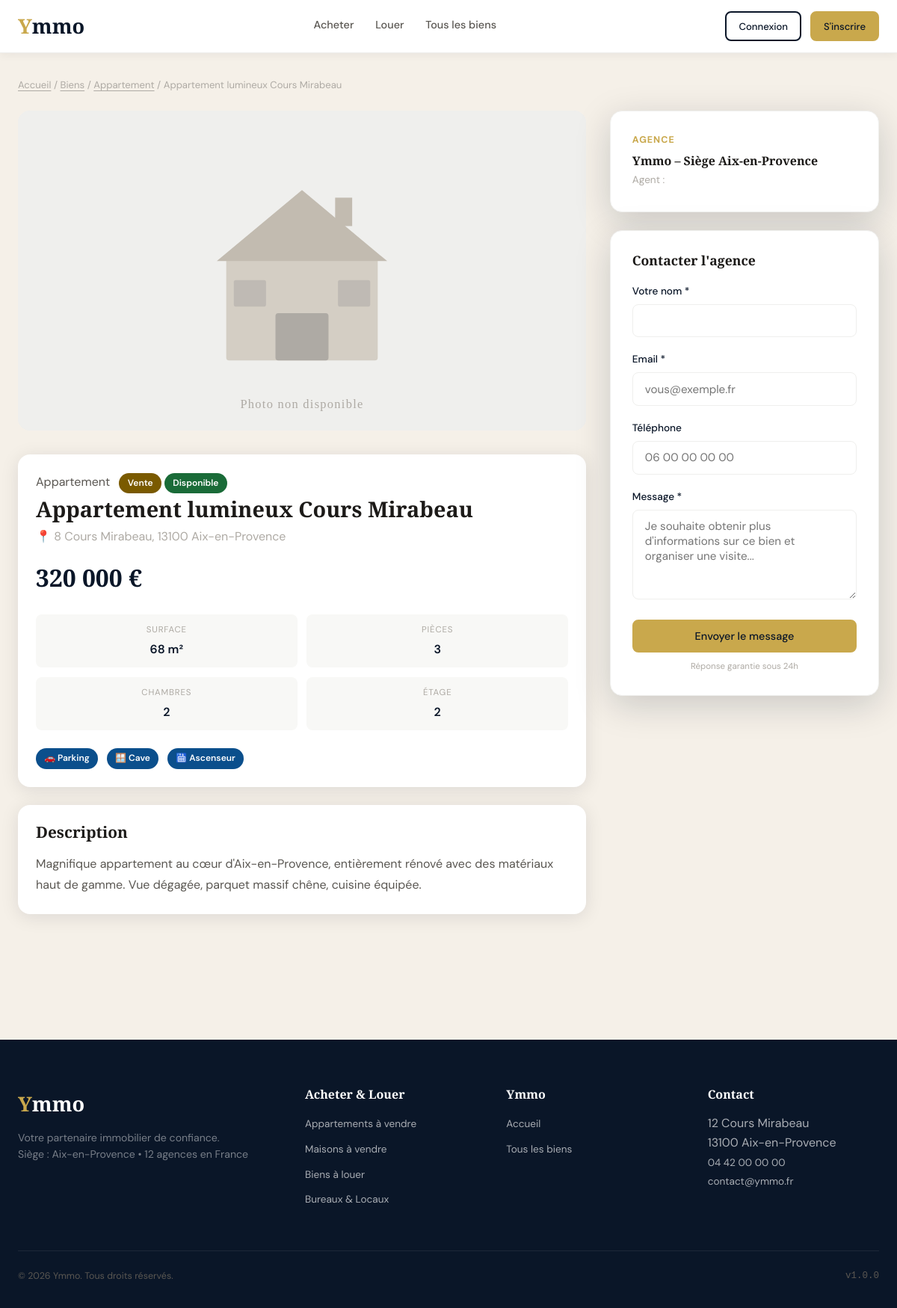
The app's page /bien-detail.php?id=1 with its own data.
### tables this page shows
CREATE TABLE `biens` (
  `id`            INT UNSIGNED AUTO_INCREMENT PRIMARY KEY,
  `titre`         VARCHAR(200) NOT NULL,
  `description`   TEXT         NOT NULL,
  `type`          ENUM('appartement','maison','bureau','local','terrain','autre') NOT NULL,
  `statut`        ENUM('disponible','vendu','loue','archive') NOT NULL DEFAULT 'disponible',
  `operation`     ENUM('vente','location') NOT NULL DEFAULT 'vente',
  `prix`          DECIMAL(12,2) NOT NULL,
  `surface`       DECIMAL(8,2)  NOT NULL,
  `pieces`        TINYINT UNSIGNED NOT NULL DEFAULT 1,
  `chambres`      TINYINT UNSIGNED NOT NULL DEFAULT 0,
  `etage`         TINYINT NULL,
  `adresse`       VARCHAR(255) NOT NULL,
  `ville`         VARCHAR(100) NOT NULL,
  `cp`            VARCHAR(10)  NOT NULL,
  `latitude`      DECIMAL(10,7) NULL,
  `longitude`     DECIMAL(10,7) NULL,
  `agence_id`     INT UNSIGNED NOT NULL,
  `agent_id`      INT UNSIGNED NOT NULL,
  `options`       JSON NULL COMMENT 'Parkings, cave, terrasse, etc.',
  `created_at`    DATETIME DEFAULT CURRENT_TIMESTAMP,
  `updated_at`    DATETIME DEFAULT CURRENT_TIMESTAMP ON UPDATE CURRENT_TIMESTAMP,
  FOREIGN KEY (`agence_id`) REFERENCES `agences`(`id`),
  FOREIGN KEY (`agent_id`)  REFERENCES `users`(`id`)
);

CREATE TABLE `agences` (
  `id`        INT UNSIGNED AUTO_INCREMENT PRIMARY KEY,
  `nom`       VARCHAR(100) NOT NULL,
  `adresse`   VARCHAR(255) NOT NULL,
  `ville`     VARCHAR(100) NOT NULL,
  `cp`        VARCHAR(10)  NOT NULL,
  `telephone` VARCHAR(20)  NOT NULL,
  `email`     VARCHAR(150) NOT NULL,
  `created_at` DATETIME DEFAULT CURRENT_TIMESTAMP
);

### config/database.php (called while the page is built, shortened)
<?php
class Database
{
    private static ?PDO $instance = null;
    public static function getInstance(): PDO
    {
        if (self::$instance === null) {
            try {
                $dsn = sprintf(
                    'mysql:host=%s;dbname=%s;charset=%s',
                    DB_HOST, DB_NAME, DB_CHARSET
                );
                self::$instance = new PDO($dsn, DB_USER, DB_PASS, [
                    PDO::ATTR_ERRMODE            => PDO::ERRMODE_EXCEPTION,
                    PDO::ATTR_DEFAULT_FETCH_MODE => PDO::FETCH_ASSOC,
                    PDO::ATTR_EMULATE_PREPARES   => false,
                ]);
            } catch (PDOException $e) {
                if (DEBUG_MODE) {
                    die('Erreur de connexion BDD : ' . $e->getMessage());
                } else {
                    die('Erreur de connexion. Veuillez réessayer plus tard.');
                }
            }
        }
        return self::$instance;
    }
    public static function query(string $sql, array $params = []): PDOStatement
    {
        $stmt = self::getInstance()->prepare($sql);
        $stmt->execute($params);
        return $stmt;
    }
    public static function fetchAll(string $sql, array $params = []): array
    {
        return self::query($sql, $params)->fetchAll();
    }
    public static function fetchOne(string $sql, array $params = []): array|false
    {
        return self::query($sql, $params)->fetch();
    }
}

### includes/auth.php (called while the page is built, shortened)
<?php
require_once __DIR__ . '/../config/database.php';
class Auth
{
    public static function isLoggedIn(): bool
    {
        return isset($_SESSION['user']);
    }
    public static function get(string $key): mixed
    {
        return $_SESSION['user'][$key] ?? null;
    }
}

### bien-detail.php (the view, shortened to what this page needs)
<?php
require_once __DIR__ . '/includes/header.php';
$id   = (int)($_GET['id'] ?? 0);
$bien = getBienById($id);
$images    = getImagesBien($id);
$options   = json_decode($bien['options'] ?? '{}', true) ?: [];
$success = false;
?>
<div class="container" style="padding-top:2rem;padding-bottom:4rem;">
  <nav style="font-size:.82rem;color:var(--gray-400);margin-bottom:1.5rem;">
    <a href="index.php">Accueil</a> /
    <a href="biens.php">Biens</a> /
    <a href="biens.php?type=<?= e($bien['type']) ?>"><?= labelType($bien['type']) ?></a> /
    <span><?= e($bien['titre']) ?></span>
  </nav>
  <div class="bien-detail-layout">
    <div>
      <div class="bien-gallery">
        <div class="gallery-main" role="img" aria-label="Photo principale du bien">
          <img loading="lazy" src="<?= imageSrc($images[0]['filename'] ?? null) ?>"
               alt="<?= e($bien['titre']) ?>" id="main-img">
        </div>
      </div>
      <div class="card" style="margin-bottom:1.5rem;">
        <div style="display:flex;justify-content:space-between;align-items:flex-start;flex-wrap:wrap;gap:1rem;margin-bottom:1.5rem;">
          <div>
            <p class="bien-card-type" style="margin-bottom:.3rem;">
              <?= labelType($bien['type']) ?>
              <?php if ($bien['operation']==='location'): ?>
                <span class="badge badge-gold" style="margin-left:.5rem;">Location</span>
              <?php else: ?>
                <span class="badge badge-gold" style="margin-left:.5rem;">Vente</span>
              <?php endif; ?>
              <?= badgeStatut($bien['statut']) ?>
            </p>
            <h1 style="font-size:1.8rem;"><?= e($bien['titre']) ?></h1>
            <p style="color:var(--gray-400);margin-top:.4rem;">
              📍 <?= e($bien['adresse']) ?>, <?= e($bien['cp']) ?> <?= e($bien['ville']) ?>
            </p>
          </div>
          <p style="font-family:var(--font-display);font-size:2rem;font-weight:700;color:var(--navy);white-space:nowrap;">
            <?= formatPrix($bien['prix']) ?>
          </p>
        </div>
        <div class="bien-features-grid">
          <div class="bien-feature">
            <p class="bien-feature-label">Surface</p>
            <p class="bien-feature-value"><?= formatSurface($bien['surface']) ?></p>
          </div>
          <?php if ($bien['pieces']): ?>
          <div class="bien-feature">
            <p class="bien-feature-label">Pièces</p>
            <p class="bien-feature-value"><?= $bien['pieces'] ?></p>
          </div>
          <?php endif; ?>
          <?php if ($bien['chambres']): ?>
          <div class="bien-feature">
            <p class="bien-feature-label">Chambres</p>
            <p class="bien-feature-value"><?= $bien['chambres'] ?></p>
          </div>
          <?php endif; ?>
          <?php if ($bien['etage'] !== null): ?>
          <div class="bien-feature">
            <p class="bien-feature-label">Étage</p>
            <p class="bien-feature-value"><?= $bien['etage'] === 0 ? 'RDC' : $bien['etage'] ?></p>
          </div>
          <?php endif; ?>
        </div>
        <?php if (!empty($options)): ?>
        <div style="display:flex;gap:.75rem;flex-wrap:wrap;margin-top:1rem;">
          <?php if (!empty($options['parking'])): ?><span class="badge badge-info">🚗 Parking</span><?php endif; ?>
          <?php if (!empty($options['cave'])): ?><span class="badge badge-info">🪟 Cave</span><?php endif; ?>
          <?php if (!empty($options['ascenseur'])): ?><span class="badge badge-info">🛗 Ascenseur</span><?php endif; ?>
        </div>
        <?php endif; ?>
      </div>
      <div class="card" style="margin-bottom:1.5rem;">
        <h2 style="font-size:1.3rem;margin-bottom:1rem;">Description</h2>
        <p style="line-height:1.8;"><?= nl2br(e($bien['description'])) ?></p>
      </div>
    </div>
    <div class="bien-card-sticky">
      <div class="bien-contact-card" style="margin-bottom:1.5rem;">
        <p style="font-size:.78rem;font-weight:700;text-transform:uppercase;letter-spacing:.08em;color:var(--gold);margin-bottom:.5rem;">Agence</p>
        <h3 style="font-size:1rem;margin-bottom:.3rem;"><?= e($bien['agence_nom']) ?></h3>
        <p style="font-size:.85rem;color:var(--gray-400);margin-bottom:.2rem;">
          Agent : <strong><?= e($bien['agent_nom']) ?></strong>
        </p>
      </div>
      <div class="bien-contact-card">
        <h3 style="font-size:1.1rem;margin-bottom:1.2rem;">Contacter l'agence</h3>
        <?php if (Auth::isLoggedIn() && (int)Auth::get('id') === (int)$bien['agent_id']): ?>
          <p style="font-size:.85rem;color:var(--gray-400);text-align:center;padding:1rem 0;">
            Vous êtes l'agent responsable de ce bien.
          </p>
        <?php elseif ($success): ?>
          <div class="alert alert-success">✅ Votre message a bien été envoyé ! Nous vous contacterons rapidement.</div>
        <?php else: ?>
          <form method="POST" action="bien-detail.php?id=<?= $id ?>">
            <div class="form-group">
              <label>Votre nom *</label>
              <input type="text" name="nom" required
                     value="<?= $bien ? e(Auth::get('prenom').' '.Auth::get('nom')) : '' ?>"
                     placeholder="Prénom Nom">
            </div>
            <div class="form-group">
              <label>Email *</label>
              <input type="email" name="email" required
                     value="<?= e(Auth::get('email') ?? '') ?>"
                     placeholder="vous@exemple.fr">
            </div>
            <div class="form-group">
              <label>Téléphone</label>
              <input type="tel" name="telephone" placeholder="06 00 00 00 00">
            </div>
            <div class="form-group">
              <label>Message *</label>
              <textarea name="message" required placeholder="Je souhaite obtenir plus d'informations sur ce bien et organiser une visite..."></textarea>
            </div>
            <button type="submit" class="btn btn-primary" style="width:100%;justify-content:center;">Envoyer le message</button>
            <p style="font-size:.72rem;color:var(--gray-400);margin-top:.6rem;text-align:center;">Réponse garantie sous 24h</p>
          </form>
        <?php endif; ?>
      </div>
    </div>
  </div>
</div>
<?php require_once __DIR__ . '/includes/footer.php'; ?>

### includes/functions.php (shortened to what this page needs)
<?php
require_once __DIR__ . '/../config/database.php';
function e(?string $value): string
{
    return htmlspecialchars($value ?? '', ENT_QUOTES | ENT_HTML5, 'UTF-8');
}
function formatPrix(float $prix): string
{
    return number_format($prix, 0, ',', ' ') . ' €';
}
function formatSurface(float $surface): string
{
    return number_format($surface, 0, ',', ' ') . ' m²';
}
function labelType(string $type): string
{
    return match ($type) {
        'appartement' => 'Appartement',
        'maison'      => 'Maison',
        'bureau'      => 'Bureau',
        'local'       => 'Local commercial',
        'terrain'     => 'Terrain',
        default       => 'Autre',
    };
}
function labelStatut(string $statut): string
{
    return match ($statut) {
        'disponible' => 'Disponible',
        'vendu'      => 'Vendu',
        'loue'       => 'Loué',
        'archive'    => 'Archivé',
        default      => $statut,
    };
}
function badgeStatut(string $statut): string
{
    $class = match ($statut) {
        'disponible' => 'badge-success',
        'vendu'      => 'badge-danger',
        'loue'       => 'badge-warning',
        'archive'    => 'badge-secondary',
        default      => 'badge-info',
    };
    return '<span class="badge ' . $class . '">' . labelStatut($statut) . '</span>';
}
function getBienById(int $id): array|false
{
    return Database::fetchOne(
        "SELECT b.*,
                a.nom AS agence_nom, a.telephone AS agence_tel, a.email AS agence_email,
                CONCAT(u.prenom, ' ', u.nom) AS agent_nom,
                u.telephone AS agent_tel, u.email AS agent_email
         FROM biens b
         LEFT JOIN agences a ON a.id = b.agence_id
         LEFT JOIN users   u ON u.id = b.agent_id
         WHERE b.id = :id",
        [':id' => $id]
    );
}
function getImagesBien(int $bienId): array
{
    return Database::fetchAll(
        'SELECT * FROM images_biens WHERE bien_id = :id ORDER BY principale DESC, ordre ASC',
        [':id' => $bienId]
    );
}
function imageSrc(?string $filename): string
{
    return APP_URL . '/assets/images/placeholder.svg';
}

### assets/css/style.css (style rules this page uses)
:root { --navy: #0A1628; --navy-light: #162240; --gold: #C9A84C; --gold-light: #E5C97A; --cream: #F5F0E8; --cream-dark: #EAE4D8; --white: #FFFFFF; --gray-100: #F8F8F6; --gray-200: #EFEFED; --gray-400: #AEAAA4; --gray-700: #5A5752; --text: #1C1A18; --success: #2E7D32; --danger: #C62828; --warning: #E65100; --radius: 8px; --radius-lg: 16px; --shadow: 0 4px 24px rgba(10,22,40,.10); --shadow-lg: 0 12px 48px rgba(10,22,40,.18); --transition: .25s cubic-bezier(.4,0,.2,1); --font-display: 'Cormorant Garamond', Georgia, serif; --font-body: 'DM Sans', system-ui, sans-serif; }
*, *::before, *::after { box-sizing: border-box; margin: 0; padding: 0; }
html { scroll-behavior: smooth; }
body { font-family: var(--font-body); color: var(--text); background: var(--cream); line-height: 1.6; }
img, svg { display: block; max-width: 100%; }
a { color: inherit; text-decoration: none; }
h1,h2,h3,h4 { font-family: var(--font-display); font-weight: 600; line-height: 1.2; }
h1 { font-size: clamp(2.2rem, 5vw, 3.8rem); }
h2 { font-size: clamp(1.6rem, 3.5vw, 2.6rem); }
h3 { font-size: clamp(1.2rem, 2vw, 1.6rem); }
p { color: var(--gray-700); }
.container { max-width: 1260px; margin: 0 auto; padding: 0 1.5rem; }
.btn { display: inline-flex; align-items: center; gap: .45rem; padding: .7rem 1.6rem; border-radius: var(--radius); font-family: var(--font-body); font-size: .9rem; font-weight: 500; border: 2px solid transparent; cursor: pointer; transition: all var(--transition); }
.btn-primary { background: var(--gold); color: var(--navy); border-color: var(--gold); }
.badge { display: inline-block; padding: .25rem .7rem; border-radius: 99px; font-size: .75rem; font-weight: 600; }
.badge-success { background: #E8F5E9; color: var(--success); }
.badge-info { background: #E3F2FD; color: #1565C0; }
.badge-gold { background: var(--gold); color: var(--navy); }
.form-group { margin-bottom: 1.2rem; }
label { display: block; font-size: .85rem; font-weight: 500; margin-bottom: .4rem; color: var(--navy); }
input, select, textarea { width: 100%; padding: .7rem 1rem; border: 1.5px solid var(--gray-200); border-radius: var(--radius); font-family: var(--font-body); font-size: .95rem; color: var(--text); background: var(--white); transition: border-color var(--transition); }
textarea { resize: vertical; min-height: 120px; }
.bien-detail-layout { display: grid; grid-template-columns: 1fr 360px; gap: 2rem; align-items: start; }
.bien-gallery { border-radius: var(--radius-lg); overflow: hidden; margin-bottom: 2rem; }
.gallery-main { aspect-ratio: 16/9; background: var(--gray-200); }
.gallery-main img { width: 100%; height: 100%; object-fit: cover; }
.bien-card-sticky { position: sticky; top: 90px; }
.bien-contact-card { background: var(--white); border-radius: var(--radius-lg); padding: 1.8rem; box-shadow: var(--shadow-lg); border: 1px solid var(--gray-200); }
.bien-features-grid { display: grid; grid-template-columns: repeat(2,1fr); gap: .8rem; margin: 1.5rem 0; }
.bien-feature { background: var(--gray-100); padding: .75rem; border-radius: var(--radius); text-align: center; }
.bien-feature-label { font-size: .72rem; text-transform: uppercase; letter-spacing: .07em; color: var(--gray-400); margin-bottom: .2rem; }
.bien-feature-value { font-size: 1rem; font-weight: 600; color: var(--navy); }
.card { background: var(--white); border-radius: var(--radius-lg); padding: 1.5rem; box-shadow: var(--shadow); }
.main-content a:not(.btn):not(.nav-link):not(.sidebar-link):not(.dropdown-item) { text-decoration: underline; text-underline-offset: 3px; }
.badge-success { background: #1a6b38; color: #fff; }
.badge-gold { background: #7a5a00; color: #fff; }
.badge-info { background: #0b4f8c; color: #fff; }

### records on screen
biens: type "Appartement", titre "Appartement lumineux Cours Mirabeau", statut "Disponible", adresse "8 Cours Mirabeau", cp "13100", ville "Aix-en-Provence", prix "320 000 €", surface "68 m²", pieces "3", chambres "2", etage "2", description "Magnifique appartement au cœur d'Aix-en-Provence, entièrement rénové avec des matériaux haut de gamme. Vue dégagée, parquet massif chêne, cuisine équipée.", agence.nom "Ymmo – Siège Aix-en-Provence"

### other values on screen
APP_VERSION "1.0.0"
